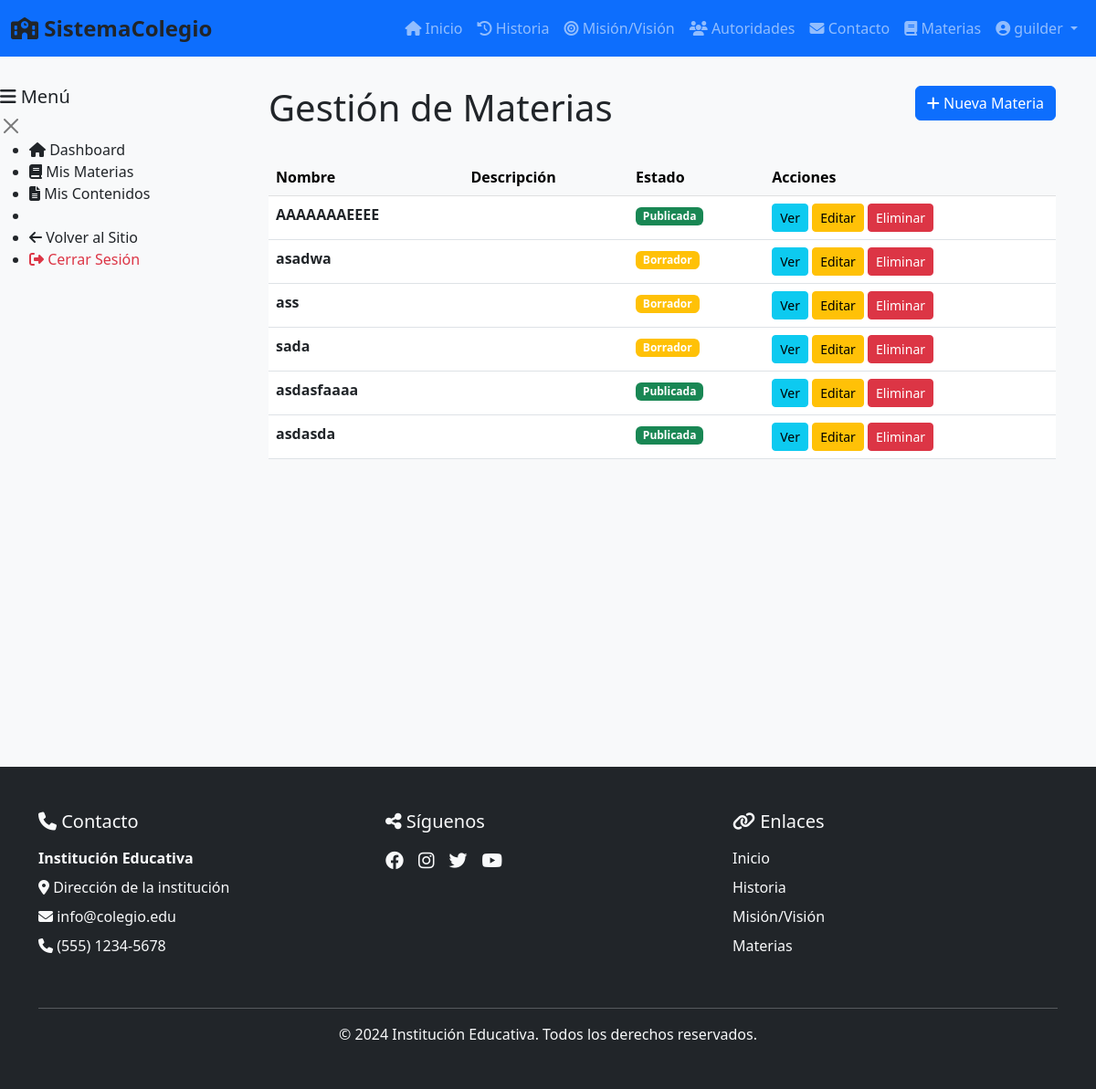
/materias-gestion/ (signed in), run on the app's committed database.
### core/models.py (models this page shows, shortened)
class Materia(models.Model):
    ESTADO_CHOICES = [
        ('borrador', 'Borrador'),
        ('publicada', 'Publicada'),
    ]
    profesor = models.ForeignKey(ProfesorProfile, on_delete=models.CASCADE)
    nombre = models.CharField(max_length=200)
    descripcion = models.TextField(blank=True)
    estado_publicacion = models.CharField(max_length=20, choices=ESTADO_CHOICES, default='borrador')
    fecha_creacion = models.DateTimeField(auto_now_add=True)
    class Meta:
        ordering = ['-fecha_creacion']

### core/views.py (the view)
# urls.py: path('materias-gestion/', views.MateriasGestionView.as_view(), name='materias_gestion'),
class MateriasGestionView(LoginRequiredMixin, TemplateView):
    template_name = 'materias/lista.html'
    def get_context_data(self, **kwargs):
        context = super().get_context_data(**kwargs)
        context['show_sidebar'] = True
        profesor_profile, _ = ProfesorProfile.objects.get_or_create(user=self.request.user)
        context['materias'] = Materia.objects.filter(profesor=profesor_profile)
        return context

### templates/materias/lista.html (shortened to what this page needs)
{% extends "base.html" %}
{% load static %}
{% block content %}
<div style="display: flex; min-height: calc(100vh - 70px); width: 100%;">
    <main style="flex: 1; padding: 2rem; width: 100%; overflow-y: auto;">
        <div class="container-fluid">
            <div class="row mb-4">
                <div class="col">
                    <h1>Gestión de Materias</h1>
                </div>
                <div class="col-auto">
                    <button class="btn btn-primary" data-bs-toggle="modal" data-bs-target="#crearMateriaModal">
                        <i class="fas fa-plus"></i> Nueva Materia
                    </button>
                </div>
            </div>
            {% if materias %}
                <div class="table-responsive">
                    <table class="table table-hover">
                        <thead class="table-light">
                            <tr>
                                <th>Nombre</th>
                                <th>Descripción</th>
                                <th>Estado</th>
                                <th>Acciones</th>
                            </tr>
                        </thead>
                        <tbody id="materiasTableBody">
                            {% for materia in materias %}
                                <tr>
                                    <td><strong>{{ materia.nombre }}</strong></td>
                                    <td>{{ materia.descripcion|truncatewords:10 }}</td>
                                    <td>
                                        <span class="badge {% if materia.estado_publicacion == 'publicada' %}bg-success{% else %}bg-warning{% endif %}">
                                            {{ materia.get_estado_publicacion_display }}
                                        </span>
                                    </td>
                                    <td>
                                        <button class="btn btn-sm btn-info" data-ver-materia="{{ materia.id }}">
                                            Ver
                                        </button>
                                        <button class="btn btn-sm btn-warning" data-editar-materia="{{ materia.id }}" data-bs-toggle="modal" data-bs-target="#editarMateriaModal">
                                            Editar
                                        </button>
                                        <button class="btn btn-sm btn-danger" data-eliminar-materia="{{ materia.id }}" data-materia-nombre="{{ materia.nombre }}">
                                            Eliminar
                                        </button>
                                    </td>
                                </tr>
                            {% endfor %}
                        </tbody>
                    </table>
                </div>
            {% endif %}
        </div>
    </main>
</div>
{% endblock %}

### templates/componentes/navbar.html (shortened to what this page needs)
{% load static %}
<nav class="navbar navbar-expand-lg navbar-dark bg-primary sticky-top">
    <div class="container-fluid">
        <a class="navbar-brand fw-bold" href="/">
            <i class="fas fa-school"></i> SistemaColegio
        </a>
        <div class="collapse navbar-collapse" id="navbarNav">
            <ul class="navbar-nav ms-auto">
                <li class="nav-item">
                    <a class="nav-link" href="/">
                        <i class="fas fa-home"></i> Inicio
                    </a>
                </li>
                <li class="nav-item">
                    <a class="nav-link" href="/historia/">
                        <i class="fas fa-history"></i> Historia
                    </a>
                </li>
                <li class="nav-item">
                    <a class="nav-link" href="/mision-vision/">
                        <i class="fas fa-bullseye"></i> Misión/Visión
                    </a>
                </li>
                <li class="nav-item">
                    <a class="nav-link" href="/autoridades/">
                        <i class="fas fa-users"></i> Autoridades
                    </a>
                </li>
                <li class="nav-item">
                    <a class="nav-link" href="/contacto/">
                        <i class="fas fa-envelope"></i> Contacto
                    </a>
                </li>
                <li class="nav-item">
                    <a class="nav-link" href="/materias/">
                        <i class="fas fa-book"></i> Materias
                    </a>
                </li>
                {% if user.is_authenticated %}
                    <li class="nav-item dropdown">
                        <a class="nav-link dropdown-toggle" href="#" id="userDropdown" role="button" data-bs-toggle="dropdown">
                            <i class="fas fa-user-circle"></i> {{ user.first_name|default:user.username }}
                        </a>
                    </li>
                {% else %}
                    <li class="nav-item">
                        <a class="nav-link btn btn-light btn-sm text-dark ms-2" href="#" data-bs-toggle="modal" data-bs-target="#loginModal">
                            <i class="fas fa-sign-in-alt"></i> Iniciar
                        </a>
                    </li>
                {% endif %}
            </ul>
        </div>
    </div>
</nav>

### static/css/base.css (style rules this page uses)
* { margin: 0; padding: 0; box-sizing: border-box; }
body { font-family: 'Segoe UI', Tahoma, Geneva, Verdana, sans-serif; background-color: #f8f9fa; color: #212529; }

### static/css/componentes/navbar.css (style rules this page uses)
.navbar { background-color: #ffffff; box-shadow: var(--shadow); position: sticky; top: 0; z-index: 100; }
.navbar-brand { font-size: 1.5rem; font-weight: 700; color: var(--primary); text-decoration: none; }

### data on the page
Materia: nombre "AAAAAAAEEEE", estado_publicacion "Publicada"
Materia: nombre "asadwa", estado_publicacion "Borrador"
Materia: nombre "ass", estado_publicacion "Borrador"
Materia: nombre "sada", estado_publicacion "Borrador"
Materia: nombre "asdasfaaaa", estado_publicacion "Publicada"
Materia: nombre "asdasda", estado_publicacion "Publicada"

### other printed values
{{ user.first_name|default:user.username }} "guilder"
